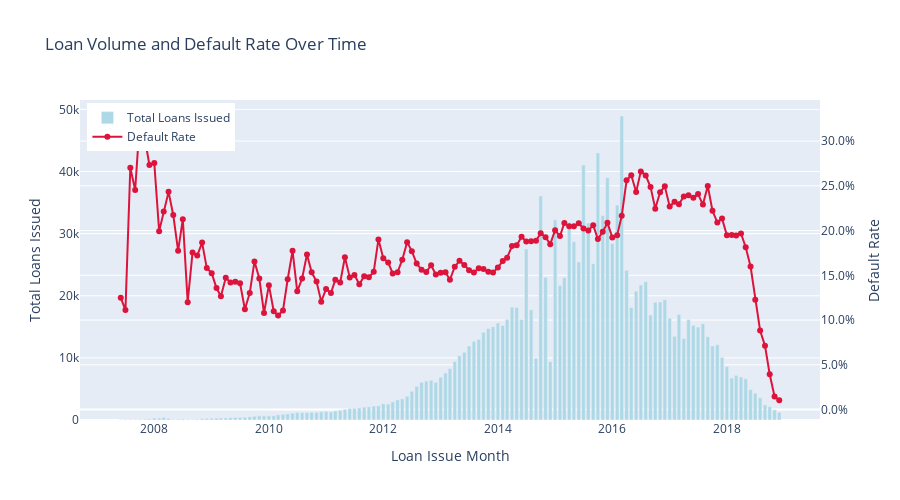

Notebook code cell kept with this figure:
### Markdown cell above
#### Loan Volume and Default Rate Over Time

This interactive chart displays two key trends simultaneously: the total number of loans issued each month (bar chart) and the corresponding default rate for that cohort (line chart).

**Key Insight**: While the volume of loans grew exponentially until 2018, the default rate fluctuated, showing sensitivity to broader economic conditions. Notice the spike in default rates for loans issued just before major economic downturns. Hover over the points to see the data for any given month.

### Code cell
# Prepare data for time series analysis
loan_data['issue_date_month'] = loan_data['issue_d'].dt.to_period('M').astype(str)
time_series_df = loan_data.groupby('issue_date_month').agg(
    total_loans=('loan_status_binary', 'count'),
    bad_loans=('loan_status_binary', lambda x: (x == 1).sum())
).reset_index()
time_series_df['default_rate'] = time_series_df['bad_loans'] / time_series_df['total_loans']

# Create the interactive dual-axis chart
fig = go.Figure()

# Bar chart for total loans
fig.add_trace(go.Bar(
    x=time_series_df['issue_date_month'],
    y=time_series_df['total_loans'],
    name='Total Loans Issued',
    marker_color='lightblue'
))

# Line chart for default rate on a secondary y-axis
fig.add_trace(go.Scatter(
    x=time_series_df['issue_date_month'],
    y=time_series_df['default_rate'],
    name='Default Rate',
    yaxis='y2',
    line=dict(color='crimson', width=2),
    mode='lines+markers'
))

# Configure layout
fig.update_layout(
    title='Loan Volume and Default Rate Over Time',
    xaxis_title='Loan Issue Month',
    yaxis_title='Total Loans Issued',
    yaxis2=dict(
        title='Default Rate',
        overlaying='y',
        side='right',
        tickformat='.1%'
    ),
    legend=dict(x=0.01, y=0.99),
    height=500
)
fig.show()

### Figure 1 — Plotly figure (JSON) as saved in the notebook; plotly's stock layout.template omitted (floating-point values rounded to 4 significant figures; data arrays with more than 128 entries replaced by an {"elided": "..."} marker saying what was removed)
{"data": [{"marker": {"color": "lightblue"}, "name": "Total Loans Issued", "type": "bar", "x": {"elided": "139 str values"}, "y": {"elided": "139 int values"}}, {"line": {"color": "crimson", "width": 2}, "mode": "lines+markers", "name": "Default Rate", "type": "scatter", "x": {"elided": "139 str values"}, "y": {"elided": "139 float values"}, "yaxis": "y2"}], "layout": {"height": 500, "legend": {"x": 0.01, "y": 0.99}, "title": {"text": "Loan Volume and Default Rate Over Time"}, "xaxis": {"title": {"text": "Loan Issue Month"}}, "yaxis": {"title": {"text": "Total Loans Issued"}}, "yaxis2": {"overlaying": "y", "side": "right", "tickformat": ".1%", "title": {"text": "Default Rate"}}}}
